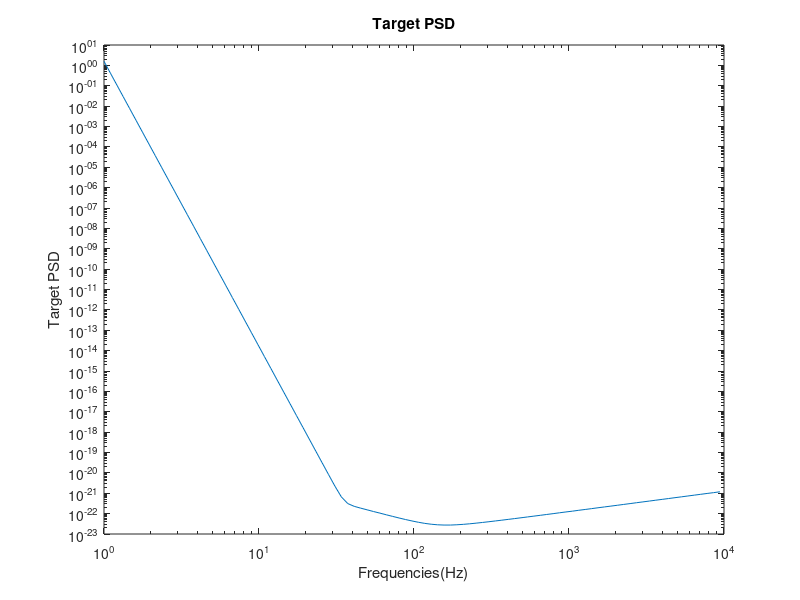

Write MATLAB code to recreate this figure. (Note: this script raises an error after producing the figure.)
%% Simulation of LIGO Noise
% Signal parameters
sampFreq = 1024;
nSamples = 16384;

% Load data from the file
data = load('iLIGOSensitivity.txt');

%% missing frequencies and corresponding Power spectral density values
y = zeros(length(data)+2, 2);
y(1, 1) = 0;
y(1, 2) = data(1, 1);
ind_1 = find(data(:,1) < 512);
y(2:length(ind_1)+1, 1) = data(1:length(ind_1), 1);
y(2:length(ind_1)+1, 2) = data(1:length(ind_1), 2);
y(length(ind_1)+2, 1) = 512;
y(length(ind_1)+2, 2) = interp1(data(:, 1), data(:, 2), 512);
y(length(ind_1)+3:end, 1) = data(length(ind_1)+1:end, 1);
y(length(ind_1)+3:end, 2) = data(length(ind_1)+1:end, 2);

% Target PSD
psdVals = y(:,2);
freqVec = y(:,1);
% Plot the target PSD
figure;
loglog(freqVec, psdVals);
title('Target PSD');
xlabel('Frequencies(Hz)');
ylabel('Target PSD');

%% Generate noise realization
inNoise = randn(1, nSamples);
% Design filter with Transfer function T(f) = sqrt(targetPSD)
% Filter parameters
fltrOrdr = 600;
freq = y(:,1)*512/max(y(:,1));
b = fir2(fltrOrdr, freq/(sampFreq/2), y(:,2));

% Filter the input noise
outNoise = sqrt(sampFreq)*fftfilt(b, inNoise);

% Estimate the PSD of output noise
[pxx, f] = pwelch(outNoise, 256, 128, [], sampFreq);
v = [f pxx];

% Specify psd values for certain frequencies
indx_1 = find(v(:,1) < 50);
indx_2 = find(v(:,1) > 700);
v(indx_1, 2) = v(v(:,1) == 48, 2);
v(indx_2, 2) = v(v(:,1) == 700, 2);
sqrt_v = sqrt(v(:,2));

% Plot the PSD
figure;
loglog(v(:, 1), sqrt_v);
xlabel('Frequencies(Hz)');
ylabel('Estimated PSD values');